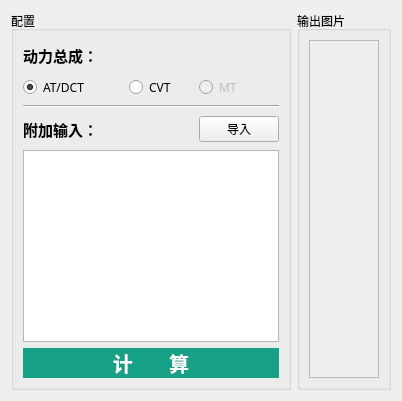
           <widget class="QWidget" name="System_Gain_AT_DCT_tab">
            <attribute name="title">
             <string>Calculation</string>
            </attribute>
            <layout class="QGridLayout" name="gridLayout_9">
             <item row="0" column="1" colspan="4">
              <widget class="QGroupBox" name="System_Gain_AT_DCT_Figs_Group">
               <property name="title">
                <string>输出图片</string>
               </property>
               <layout class="QGridLayout" name="gridLayout_8">
                <item row="0" column="2">
                 <widget class="QScrollArea" name="System_Gain_AT_DCT_Figs_scrollArea">
                  <property name="contextMenuPolicy">
                   <enum>Qt::NoContextMenu</enum>
                  </property>
                  <property name="styleSheet">
                   <string notr="true"/>
                  </property>
                  <property name="widgetResizable">
                   <bool>true</bool>
                  </property>
                  <widget class="QWidget" name="System_Gain_AT_DCT_Figs_scrollAreaWidgetContents">
                   <property name="geometry">
                    <rect>
                     <x>0</x>
                     <y>0</y>
                     <width>605</width>
                     <height>544</height>
                    </rect>
                   </property>
                   <layout class="QGridLayout" name="gridLayout_2"/>
                  </widget>
                 </widget>
                </item>
               </layout>
              </widget>
             </item>
             <item row="0" column="0">
              <widget class="QGroupBox" name="System_Gain_AT_DCT_Config_Group">
               <property name="maximumSize">
                <size>
                 <width>300</width>
                 <height>16777215</height>
                </size>
               </property>
               <property name="title">
                <string>配置</string>
               </property>
               <layout class="QGridLayout" name="gridLayout_13">
                <item row="8" column="0" colspan="3">
                 <widget class="QTableWidget" name="System_Gain_AT_DCT_StablePed_tableWidget"/>
                </item>
                <item row="1" column="2">
                 <widget class="QRadioButton" name="System_Gain_MT">
                  <property name="enabled">
                   <bool>false</bool>
                  </property>
                  <property name="font">
                   <font>
                    <family>Microsoft YaHei</family>
                   </font>
                  </property>
                  <property name="text">
                   <string>MT</string>
                  </property>
                  <attribute name="buttonGroup">
                   <string notr="true">buttonGroup_PT_Type</string>
                  </attribute>
                 </widget>
                </item>
                <item row="7" column="2">
                 <widget class="QPushButton" name="Constant_Speed_Input_button">
                  <property name="minimumSize">
                   <size>
                    <width>0</width>
                    <height>0</height>
                   </size>
                  </property>
                  <property name="font">
                   <font>
                    <family>Microsoft YaHei UI</family>
                   </font>
                  </property>
                  <property name="text">
                   <string>导入</string>
                  </property>
                 </widget>
                </item>
                <item row="1" column="1">
                 <widget class="QRadioButton" name="System_Gain_CVT">
                  <property name="font">
                   <font>
                    <family>Microsoft YaHei</family>
                   </font>
                  </property>
                  <property name="text">
                   <string>CVT</string>
                  </property>
                  <attribute name="buttonGroup">
                   <string notr="true">buttonGroup_PT_Type</string>
                  </attribute>
                 </widget>
                </item>
                <item row="2" column="0" colspan="3">
                 <widget class="Line" name="line_2">
                  <property name="styleSheet">
                   <string notr="true"/>
                  </property>
                  <property name="orientation">
                   <enum>Qt::Horizontal</enum>
                  </property>
                 </widget>
                </item>
                <item row="1" column="0">
                 <widget class="QRadioButton" name="System_Gain_AT_DCT">
                  <property name="font">
                   <font>
                    <family>Microsoft YaHei</family>
                   </font>
                  </property>
                  <property name="text">
                   <string>AT/DCT</string>
                  </property>
                  <property name="checked">
                   <bool>true</bool>
                  </property>
                  <attribute name="buttonGroup">
                   <string notr="true">buttonGroup_PT_Type</string>
                  </attribute>
                 </widget>
                </item>
                <item row="9" column="0" colspan="3">
                 <widget class="QPushButton" name="SysGain_Cal">
                  <property name="palette">
                   <palette>
                    <active>
                     <colorrole role="WindowText">
                      <brush brushstyle="SolidPattern">
                       <color alpha="255">
                        <red>255</red>
                        <green>255</green>
                        <blue>255</blue>
                       </color>
                      </brush>
                     </colorrole>
                     <colorrole role="Button">
                      <brush brushstyle="SolidPattern">
                       <color alpha="255">
                        <red>22</red>
                        <green>160</green>
                        <blue>133</blue>
                       </color>
                      </brush>
                     </colorrole>
                     <colorrole role="Text">
                      <brush brushstyle="SolidPattern">
                       <color alpha="255">
                        <red>255</red>
                        <green>255</green>
                        <blue>255</blue>
                       </color>
                      </brush>
                     </colorrole>
                     <colorrole role="ButtonText">
                      <brush brushstyle="SolidPattern">
                       <color alpha="255">
                        <red>255</red>
                        <green>255</green>
                        <blue>255</blue>
                       </color>
                      </brush>
                     </colorrole>
                     <colorrole role="Base">
                      <brush brushstyle="SolidPattern">
                       <color alpha="255">
                        <red>22</red>
                        <green>160</green>
                        <blue>133</blue>
                       </color>
                      </brush>
                     </colorrole>
                     <colorrole role="Window">
                      <brush brushstyle="SolidPattern">
                       <color alpha="255">
                        <red>22</red>
                        <green>160</green>
                        <blue>133</blue>
                       </color>
                      </brush>
                     </colorrole>
                    </active>
                    <inactive>
                     <colorrole role="WindowText">
                      <brush brushstyle="SolidPattern">
                       <color alpha="255">
                        <red>255</red>
                        <green>255</green>
                        <blue>255</blue>
                       </color>
                      </brush>
                     </colorrole>
                     <colorrole role="Button">
                      <brush brushstyle="SolidPattern">
                       <color alpha="255">
                        <red>22</red>
                        <green>160</green>
                        <blue>133</blue>
                       </color>
                      </brush>
                     </colorrole>
                     <colorrole role="Text">
                      <brush brushstyle="SolidPattern">
                       <color alpha="255">
                        <red>255</red>
                        <green>255</green>
                        <blue>255</blue>
                       </color>
                      </brush>
                     </colorrole>
                     <colorrole role="ButtonText">
                      <brush brushstyle="SolidPattern">
                       <color alpha="255">
                        <red>255</red>
                        <green>255</green>
                        <blue>255</blue>
                       </color>
                      </brush>
                     </colorrole>
                     <colorrole role="Base">
                      <brush brushstyle="SolidPattern">
                       <color alpha="255">
                        <red>22</red>
                        <green>160</green>
                        <blue>133</blue>
                       </color>
                      </brush>
                     </colorrole>
                     <colorrole role="Window">
                      <brush brushstyle="SolidPattern">
                       <color alpha="255">
                        <red>22</red>
                        <green>160</green>
                        <blue>133</blue>
                       </color>
                      </brush>
                     </colorrole>
                    </inactive>
                    <disabled>
                     <colorrole role="WindowText">
                      <brush brushstyle="SolidPattern">
                       <color alpha="255">
                        <red>255</red>
                        <green>255</green>
                        <blue>255</blue>
                       </color>
                      </brush>
                     </colorrole>
                     <colorrole role="Button">
                      <brush brushstyle="SolidPattern">
                       <color alpha="255">
                        <red>22</red>
                        <green>160</green>
                        <blue>133</blue>
                       </color>
                      </brush>
                     </colorrole>
                     <colorrole role="Text">
                      <brush brushstyle="SolidPattern">
                       <color alpha="255">
                        <red>255</red>
                        <green>255</green>
                        <blue>255</blue>
                       </color>
                      </brush>
                     </colorrole>
                     <colorrole role="ButtonText">
                      <brush brushstyle="SolidPattern">
                       <color alpha="255">
                        <red>255</red>
                        <green>255</green>
                        <blue>255</blue>
                       </color>
                      </brush>
                     </colorrole>
                     <colorrole role="Base">
                      <brush brushstyle="SolidPattern">
                       <color alpha="255">
                        <red>22</red>
                        <green>160</green>
                        <blue>133</blue>
                       </color>
                      </brush>
                     </colorrole>
                     <colorrole role="Window">
                      <brush brushstyle="SolidPattern">
                       <color alpha="255">
                        <red>22</red>
                        <green>160</green>
                        <blue>133</blue>
                       </color>
                      </brush>
                     </colorrole>
                    </disabled>
                   </palette>
                  </property>
                  <property name="font">
                   <font>
                    <family>Microsoft YaHei</family>
                    <pointsize>-1</pointsize>
                    <weight>75</weight>
                    <bold>true</bold>
                   </font>
                  </property>
                  <property name="styleSheet">
                   <string notr="true">QPushButton{ background-color:#16A085;border:none;color:#ffffff;
font-family:'Microsoft YaHei';font-size:20px;font-weight: bold;height:30px;}
QPushButton:pressed{background-color:#16A055;}</string>
                  </property>
                  <property name="text">
                   <string>计       算</string>
                  </property>
                 </widget>
                </item>
                <item row="0" column="0">
                 <widget class="QLabel" name="System_Gain_AT_DCT_Features_lab_2">
                  <property name="minimumSize">
                   <size>
                    <width>100</width>
                    <height>30</height>
                   </size>
                  </property>
                  <property name="maximumSize">
                   <size>
                    <width>400</width>
                    <height>30</height>
                   </size>
                  </property>
                  <property name="font">
                   <font>
                    <family>Microsoft YaHei UI</family>
                    <pointsize>11</pointsize>
                    <weight>75</weight>
                    <bold>true</bold>
                   </font>
                  </property>
                  <property name="layoutDirection">
                   <enum>Qt::LeftToRight</enum>
                  </property>
                  <property name="text">
                   <string>动力总成：</string>
                  </property>
                 </widget>
                </item>
                <item row="7" column="0" colspan="2">
                 <widget class="QLabel" name="System_Gain_AT_DCT_AddInput">
                  <property name="minimumSize">
                   <size>
                    <width>100</width>
                    <height>30</height>
                   </size>
                  </property>
                  <property name="maximumSize">
                   <size>
                    <width>400</width>
                    <height>30</height>
                   </size>
                  </property>
                  <property name="font">
                   <font>
                    <family>Microsoft YaHei UI</family>
                    <pointsize>11</pointsize>
                    <weight>75</weight>
                    <bold>true</bold>
                   </font>
                  </property>
                  <property name="layoutDirection">
                   <enum>Qt::LeftToRight</enum>
                  </property>
                  <property name="text">
                   <string>附加输入：</string>
                  </property>
                 </widget>
                </item>
               </layout>
              </widget>
             </item>
            </layout>
           </widget>
